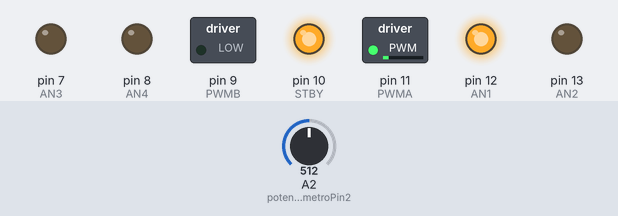
This sketch was run on a simulated Arduino Uno, built with avr-gcc and run on an emulated ATmega328P. Parts: switched loads named in the sketch (green lamp = pin HIGH), output pins drawn as LEDs (lit = HIGH). The test bench sets the inputs (shaded band); at power-on: A2 (potenciometroPin2) = 512.

Above: at 1.2 s.
1.3 s: A2 (potenciometroPin2) set to 716
Timing chart, 0 to 4.3 s (numbered marks = the images above; inputs shaded):
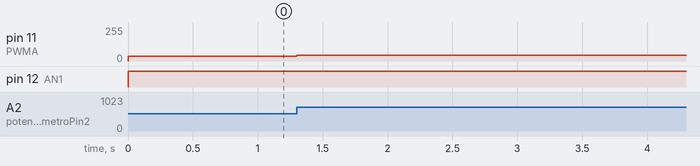

Measured:
- after the input at 1.3 s, pin 11 (PWMA): 36/255 → 43/255 at once

The sketch:

Velocidad_con_potenciometro.ino
```cpp
// Pines asignados al puente H TB6612FNG
int STBY = 10;

int AN1 = 12;
int AN2 = 13;
int PWMA = 11;

int AN3 = 7;
int AN4 = 8;
int PWMB = 9;

float velocidad = 0.0;

// Pin del potenciómetro temperatura
int potenciometroPin2 = A2; // Pin analógico donde se conecta el potenciómetro


void setup() {
  // Configurar los pines como salida
  pinMode(STBY, OUTPUT);
  pinMode(AN1, OUTPUT);
  pinMode(AN2, OUTPUT);
  pinMode(PWMA, OUTPUT);

  pinMode(AN3, OUTPUT);
  pinMode(AN4, OUTPUT);
  pinMode(PWMB, OUTPUT);

  // Quitar standby
  digitalWrite(STBY, HIGH);

      pinMode(potenciometroPin2, INPUT); // Configurar el pin del potenciómetro como entrada

}

// Función para mover el motor hacia adelante
void moverAdelante(int velocidad) {
  digitalWrite(AN1, HIGH);
  digitalWrite(AN2, LOW);
  analogWrite(PWMA, velocidad);
}

void loop() {
  int lecturaPot2 = analogRead(potenciometroPin2);
    velocidad = map(lecturaPot2, 0, 1023, 20, 53);

  // Mover hacia adelante lento
  moverAdelante(velocidad); // Velocidad baja

}
```
